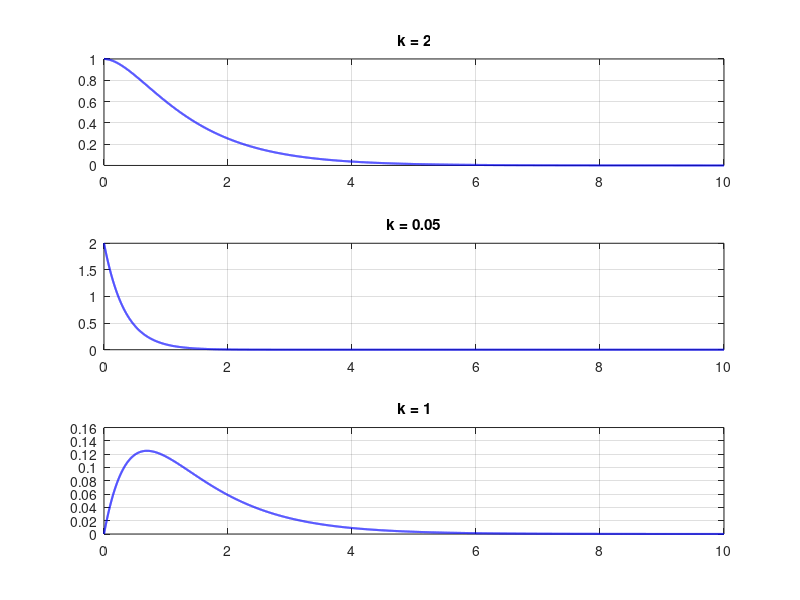

MATLAB code to generate this figure:
t = (0:0.001:10);
subplot(3,1,1);
plot(t,2*exp(-t)-exp(-2*t),'b','linewidth',1.5);grid;
title('k = 2');

subplot(3,1,2);
plot(t,2*exp(-3*t),'b','linewidth',1.5);grid;
title('k = 0.05');

subplot(3,1,3);
plot(t,-(1/2)*exp(-2*t)+(1/2)*exp(-t),'b','linewidth',1.5);grid;
title('k = 1');